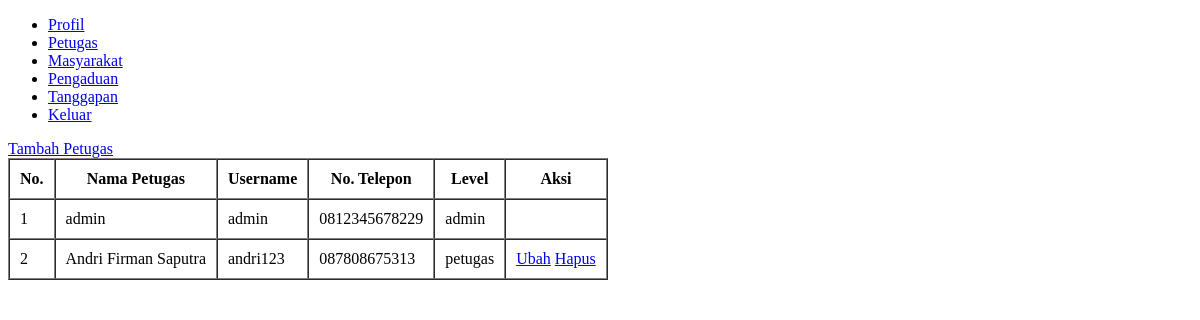
The page /petugas/show_petugas.php (signed in) on the database as committed earlier.
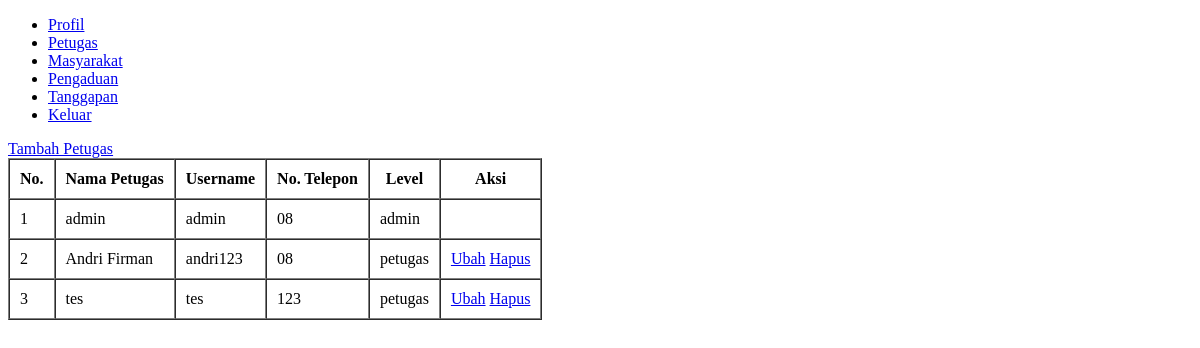
The same page on the database as committed later.
### tables this page shows
CREATE TABLE `petugas` (
  `id_petugas` int(11) NOT NULL,
  `nama_petugas` varchar(35) NOT NULL,
  `username` varchar(25) NOT NULL,
  `password` varchar(255) NOT NULL,
  `telp` varchar(13) NOT NULL,
  `level` enum('admin','petugas') NOT NULL
);

### petugas/show_petugas.php (the view, shortened to what this page needs)
<?php
	require '../koneksi.php';
	$petugas = mysqli_query($koneksi, "SELECT * FROM petugas");
?>
<!DOCTYPE html>
<html lang="en">
<head>
</head>
<body>
	<?php include 'sidebar.php'; ?>
	<?php if ($_SESSION['level'] == 'admin'): ?>
		<a href="insert_petugas.php">Tambah Petugas</a>
	<?php endif ?>
	<table border="1" cellpadding="10" cellspacing="0">
		<thead>
			<tr>
				<th>No.</th>
				<th>Nama Petugas</th>
				<th>Username</th>
				<th>No. Telepon</th>
				<th>Level</th>
				<?php if ($_SESSION['level'] == 'admin'): ?>
					<th>Aksi</th>
				<?php endif ?>
			</tr>
		</thead>
		<tbody>
			<?php $i = 1; ?>
			<?php foreach ($petugas as $dataPetugas): ?>
				<tr>
					<td><?= $i++; ?></td>
					<td><?= $dataPetugas['nama_petugas']; ?></td>
					<td><?= $dataPetugas['username']; ?></td>
					<td><?= $dataPetugas['telp']; ?></td>
					<td><?= $dataPetugas['level']; ?></td>
					<?php if ($_SESSION['level'] == 'admin'): ?>
						<td>
							<?php if ($dataPetugas['level'] != 'admin'): ?>
								<a href="update_petugas.php?id_petugas=<?= $dataPetugas['id_petugas']; ?>">Ubah</a>
								<a onclick="return confirm('Apakah anda yakin ingin menghapus data petugas dengan username <?= $dataPetugas['username']; ?>?')" href="delete_petugas.php?id_petugas=<?= $dataPetugas['id_petugas']; ?>">Hapus</a>
							<?php endif ?>
						</td>
					<?php endif ?>
				</tr>
			<?php endforeach ?>
		</tbody>
	</table>
</body>
</html>

Rows that differ between the two databases and show on the page:
changed petugas "admin": telp "0812345678229" → "08"
changed petugas "andri123": nama_petugas "Andri Firman Saputra" → "Andri Firman"; telp "087808675313" → "08"
added petugas: nama_petugas "tes", username "tes", telp "123", level "petugas"
